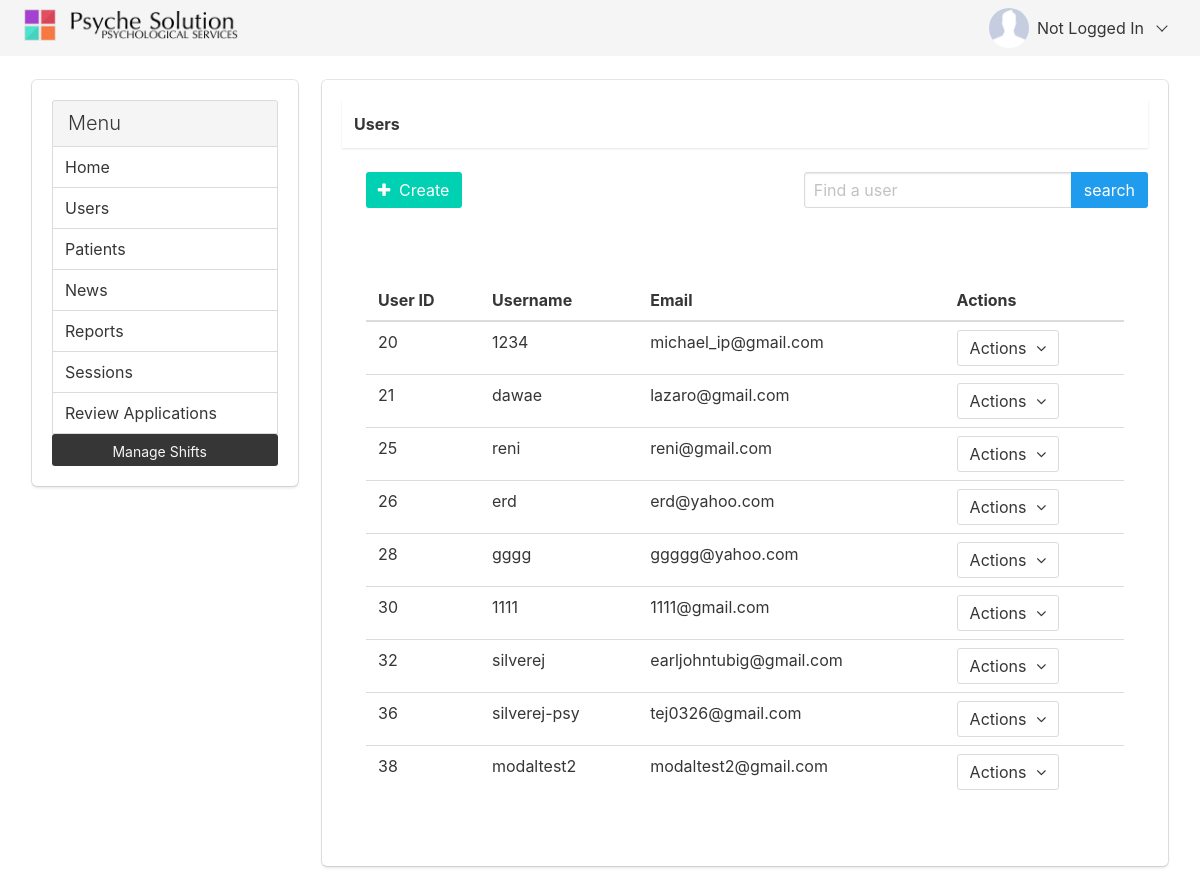
/Backend/html/users/index.php, run on the app's committed database.
### tables this page shows
CREATE TABLE `tbl_users` (
  `user_id` int(11) NOT NULL,
  `user_name` varchar(25) NOT NULL,
  `surname` varchar(20) DEFAULT NULL,
  `firstname` varchar(30) DEFAULT NULL,
  `user_email` varchar(60) NOT NULL,
  `user_password` text NOT NULL,
  `user_type` enum('psy','pat','int','rev','admin') NOT NULL,
  `joining_date` datetime NOT NULL,
  `picture` text NOT NULL,
  `contact_no` varchar(15) NOT NULL,
  `additional_info` text
);

### Backend/html/users/_user.php (the view, shortened to what this page needs)
<?php
	require('../../../Database/config.php');
	$getuser = "SELECT user_id, user_name, user_email FROM tbl_users WHERE user_type='psy'";
	$result = $db->query($getuser);
	if ($result->num_rows > 0) {
		while($row = $result->fetch_assoc()) {
			echo '<tr>
					<td> '. $row['user_id'] .' </td>
					<td> '. $row['user_name'] .' </td>
					<td> '. $row['user_email'] .' </td>
					<td>
						<div class="dropdown is-hoverable">
							<div class="dropdown-trigger">
								<button class="button">
									<span>Actions</span>
									<span class="icon">
										<i class="fa fa-angle-down"></i>
									</span>
								</button>
							</div>
							<div class="dropdown-menu">
								<div class="dropdown-content">
									<a class="dropdown-item" href="show.php?id='. $row['user_id'] .'">View</a>
									<a class="dropdown-item" href="update.php?update_id='. $row['user_id'] .'">Edit</a>
									<a class="dropdown-item" href="delete.php?delete_id='. $row['user_id'] .'" onclick="return confirm('."'Are you sure?'".');">Delete</a>
								</div>
							</div>
						</div>
					</td>
				</tr>';
	}
	} else {
		echo "0 results";
	}
?>

### Backend/html/backend-base.php (shortened to what this page needs)
<!DOCTYPE html>
<html lang="en">
<head>
	<link rel="stylesheet" type="text/css" media="screen" href="<?php echo $_SESSION['url']; ?>Static/css/bulma/bulma.css" />
	<link rel="stylesheet" type="text/css" media="screen" href="<?php echo $_SESSION['url']; ?>Static/css/bulma/bulma-pageloader.min.css" />
	<link rel="stylesheet" type="text/css" media="screen" href="<?php echo $_SESSION['url']; ?>Static/css/font-awesome/font-awesome.css" />
	<link rel="stylesheet" type="text/css" media="screen" href="<?php echo $_SESSION['url']; ?>Backend/css/main.css" />
	<link rel="stylesheet" type="text/css" media="screen" href="<?php echo $_SESSION['url']; ?>Backend/css/graphs.css" />
</head>
<body>
	<nav class="navbar is-light">
		<div class="container is-fluid">
			<div class="navbar-brand">
				<a href="<?php echo $_SESSION['url']; ?>Homepage/html/index.php" class="navbar-item" id="company-logo">
					<strong>
						<img src="<?php echo $_SESSION['url']; ?>Static/images/logo.png">&nbsp;&nbsp;
						<img src="<?php echo $_SESSION['url']; ?>Static/images/company_name.png">
					</strong>
				</a>
			</div>
			<div class="navbar-menu">
				<div class="navbar-end">
					<div class="navbar-item has-dropdown is-hoverable">
						<a href="#" class="navbar-link">
							<figure class="image is-64x64" id="user-avatar-div">
								<span id="user-avatar-1">
									<img id="user-avatar" src="<?php echo ($_SESSION['pic'] != NULL?$_SESSION['url'].$_SESSION['pic']:$_SESSION['url']."Static/images/profile-placeholder.jpg") ?>">
								</span>
							</figure>
						   <?php echo (isset($_SESSION['id']))?$_SESSION['username']:"Not Logged In" ?>
						</a>
					</div>
				</div>
			</div>
		</div>
	</nav>
	<div class="container is-fluid">
		<br>
		<div class="columns">
			<div class="column is-2-fullhd is-3-widescreen is-3-desktop is-3-tablet" >
				<div class="panel box with-shadow">
					<p class="panel-heading">Menu</p>
						<a href="<?php echo $_SESSION['url']; ?>Backend/html/index.php" class="panel-block">Home</a>
						<a href="<?php echo $_SESSION['url']; ?>Backend/html/users/index.php" class="panel-block">Users</a>
						<a href="<?php echo $_SESSION['url']; ?>Backend/html/patients/index.php" class="panel-block">Patients</a>
						<a href="<?php echo $_SESSION['url']; ?>Backend/html/news/index.php" class="panel-block">News</a>
						<a href="<?php echo $_SESSION['url']; ?>Backend/html/reports/index.php" class="panel-block">Reports</a>
						<a href="<?php echo $_SESSION['url']; ?>Backend/html/sessions/index.php" class="panel-block">Sessions</a>
						<a href="<?php echo $_SESSION['url']; ?>Backend/html/revappli/index.php" class="panel-block">Review Applications</a>
						<a href="<?php echo $_SESSION['url']; ?>Scheduling/manager.php" class="dropdown-item button normal-mode is-dark">
							<span class="icon is-small">
							</span>
							<span id="night-mode-text">
								Manage Shifts
							</span>
						</a>
				</div>
			</div>
			<div class="column">
				<div id = "content">

### Backend/html/users/index.php
<?php
	include('../backend-base.php');
?>
	<div class="columns">
		<div class="column">
			<div class="card box">
					<div class="card-header">
						<p class="card-header-title">Users</p>
					</div>
					<nav class="level">
						<div class="level-left">
							<div class="level-item">
								<div class="card-content field has-addons">
									<a href="create.php" class="button is-primary">
										<span class="icon is-small">
											<i class="fa fa-plus"></i>
										</span>
										<span>Create</span>
									</a>
								</div>
							</div>
						</div>
						<div class="level-right">
							<form action="" method = POST>
								<div class="field has-addons movetoleft">
									<p class="control"> <input type="text" class="input" name="search" placeholder="Find a user"> </p>
									<p class="control"> <input type="submit" class="button is-info" name="submit" value="search"> </p>
								</div>
							</form>
						</div>
					</nav>
				<div class="card-content">
					<table class="table is-fullwidth">
						<thead>
							<tr>
								<th>User ID</th>
								<th>Username</th>
								<th>Email</th>
								<th>Actions</th>
							</tr>
						</thead>
						<tbody>
							<?php include '_user.php'; ?>
						</tbody>
					</table>
				</div>
			</div>
		</div>
	</div>
				</div>
			</div>
		</div>
	</div>
</body>
</html>

### Backend/css/main.css (style rules this page uses)
#company-logo { padding: 0.25rem 0.5rem; }
#company-logo img { max-height: 2rem; }
#user-avatar-div { margin: 0 0.5rem 0 0; overflow-x: hidden; overflow-y: hidden; border-radius: 50%; text-align: center; max-height: 2.5rem; max-width: 2.5rem; width: 2.5rem; height: 2.5rem; }
#user-avatar-1 { display: block; max-height: 2.5rem; height: 2.5rem; width: 2.5rem; }
#user-avatar { overflow-y: hidden; overflow-x: hidden; width: 100%; max-height: 2.5rem; height: 2.5rem; object-fit: cover; display: inline-block; }

### data on the page
tbl_users: user_id "20", user_name "1234", user_email "michael_ip@gmail.com"
tbl_users: user_id "21", user_name "dawae", user_email "lazaro@gmail.com"
tbl_users: user_id "25", user_name "reni", user_email "reni@gmail.com"
tbl_users: user_id "26", user_name "erd", user_email "erd@yahoo.com"
tbl_users: user_id "28", user_name "gggg", user_email "ggggg@yahoo.com"
tbl_users: user_id "30", user_name "1111", user_email "1111@gmail.com"
tbl_users: user_id "32", user_name "silverej", user_email "earljohntubig@gmail.com"
tbl_users: user_id "36", user_name "silverej-psy", user_email "tej0326@gmail.com"
tbl_users: user_id "38", user_name "modaltest2", user_email "modaltest2@gmail.com"
